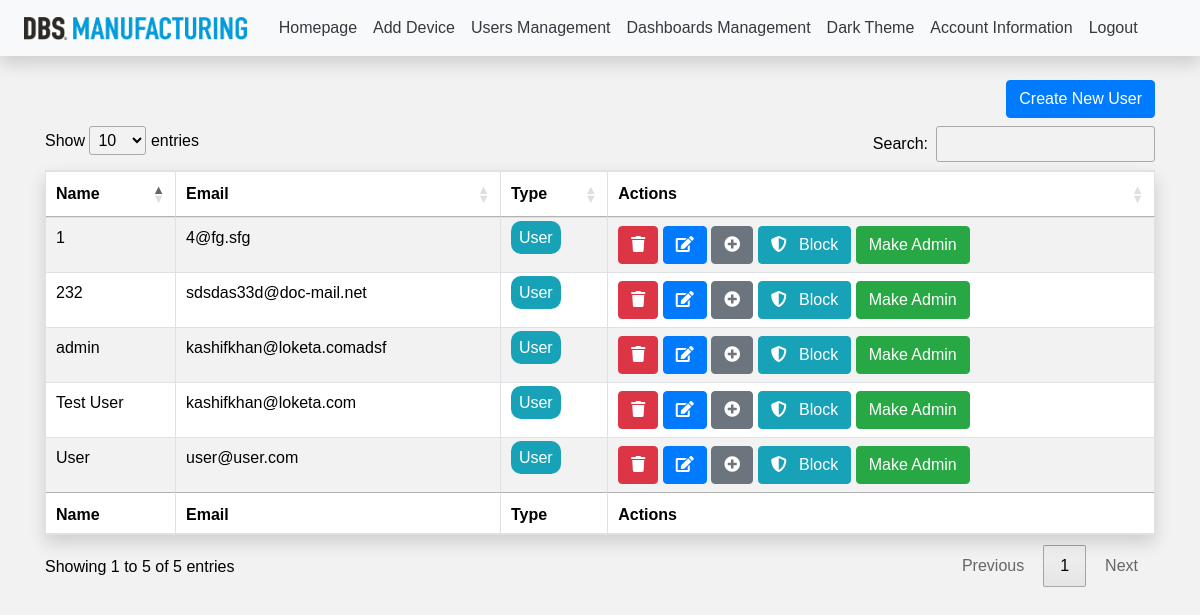
/users.php (signed in), run on the app's committed database.
### tables this page shows
CREATE TABLE `users` (
  `id` int(11) NOT NULL,
  `username` varchar(20) NOT NULL,
  `email` varchar(30) NOT NULL,
  `password` varchar(100) NOT NULL,
  `is_admin` tinyint(1) NOT NULL DEFAULT 0,
  `blocked` tinyint(1) NOT NULL DEFAULT 0,
  `contact` varchar(50) DEFAULT NULL,
  `company_name` varchar(100) NOT NULL,
  `job_position` varchar(100) NOT NULL,
  `phone_2` varchar(100) NOT NULL,
  `secrete` varchar(1000) NOT NULL,
  `answer` varchar(500) NOT NULL,
  `alert1` varchar(10) NOT NULL,
  `alert2` varchar(10) NOT NULL
);

### users.php (the view, shortened to what this page needs)
<?php
require 'app/main.php';
?>
<!DOCTYPE html>
<html lang="en">
<?php require 'app/head.include.php'; ?>
<link rel="stylesheet" type="text/css" href="https://cdn.datatables.net/1.10.24/css/dataTables.bootstrap4.min.css">
<link rel="stylesheet" type="text/css" href="https://cdn.datatables.net/1.10.15/css/jquery.dataTables.min.css"></link>
<body>
<?php require 'app/nav.include.php'; ?>
    <div class="container mt-4">
        <a href="create_user.php" class="btn btn-primary float-right mb-2">
            Create New User
        </a>
        <table id="example" class="table table-striped table-bordered bg-white shadow autoColorTable_theme" style="width:100%">
            <thead>
            <tr>
                <th>Name</th>
                <th>Email</th>
                <th>Type</th>
                <th>Actions</th>
            </tr>
            </thead>
            <tbody>
            <?php
            $sql = "SELECT * FROM users WHERE id > 1";
            $res = mysqli_query($con, $sql);
            while($row = mysqli_fetch_array($res)){
                $rand = rand();
                if($row["is_admin"]){
                    $userType = "Administrator";
                    $typeClass = "bg-danger";
                }else{
                    $userType = "User";
                    $typeClass = "bg-info";
                }
                if($row["blocked"]){
                    $action = 0;
                }else{
                    $action = 1;
                }
                ?>
                <tr>
                    <td><?php echo $row["username"]; ?></td>
                    <td><?php echo $row["email"]; ?></td>
                    <td><span class="p-2 text-white border-radius-10px   <?php echo $typeClass; ?>"><?php echo $userType; ?></span></td>
                    <td>
                        <a href="users.php?delUser=<?php echo $row['id']; ?>" class="btn btn-danger">
                            <i class="fas fa-trash"></i>
                        </a>
                        <a class="btn btn-primary" href="edit_user.php?id=<?php echo $row["id"]; ?>">
                            <i class="fas fa-edit"></i>
                        </a>
                        <a  class="btn btn-secondary" data-toggle="modal" data-target="#assign_<?php echo $rand; ?>">
                            <i class="fas fa-plus-circle"></i>
                        </a>
                        <a href="users.php?blockUser=<?php echo $row['id']; ?>&action=<?php echo $action; ?>" class="btn btn-info">
                            <i class="fas fa-shield-alt text-white mr-2"></i>
                            <?php
                            if($row["blocked"]){
                                echo 'Unblock';
                            }else{
                                echo 'Block';
                            }
                            ?>
                        </a>
                        <a href="users.php?changeUser=<?php echo $row['is_admin']==1 ? 0 : 1; ?>&userID=<?php echo $row['id']; ?>" class="btn btn-success">
                            <?php
                                if(!$row["is_admin"]){
                                    echo 'Make Admin';
                                }else{
                                    echo 'Make User';
                                }
                            ?>
                        </a>
                    </td>
                </tr>
                <?php
            }
            ?>
            </tbody>
            <tfoot>
            <tr>
                <th>Name</th>
                <th>Email</th>
                <th>Type</th>
                <th>Actions</th>
            </tr>
            </tfoot>
        </table>
    </div>
</body>
</html>

### assets/custom_css/main.css (style rules this page uses)
* { font-family: sans-serif; }
table { width: 100% !important; }
.border-radius-10px { border-radius: 10px; }

### assets/custom_css/light_theme.css (style rules this page uses)
body { background-color: #f3f2f2; color: black; }
.autoColorTable_theme { color: black !important; background-color: white !important; }

### data on the page
users: username "User", email "user@user.com", is_admin "User", blocked "Block", shows "Make Admin"
users: username "Test User", email "kashifkhan@loketa.com", is_admin "User", blocked "Block", shows "Make Admin"
users: username "admin", email "kashifkhan@loketa.comadsf", is_admin "User", blocked "Block", shows "Make Admin"
users: username "232", email "sdsdas33d@doc-mail.net", is_admin "User", blocked "Block", shows "Make Admin"
users: username "1", email "4@fg.sfg", is_admin "User", blocked "Block", shows "Make Admin"

### other printed values
$themeLinkText "Dark Theme"
